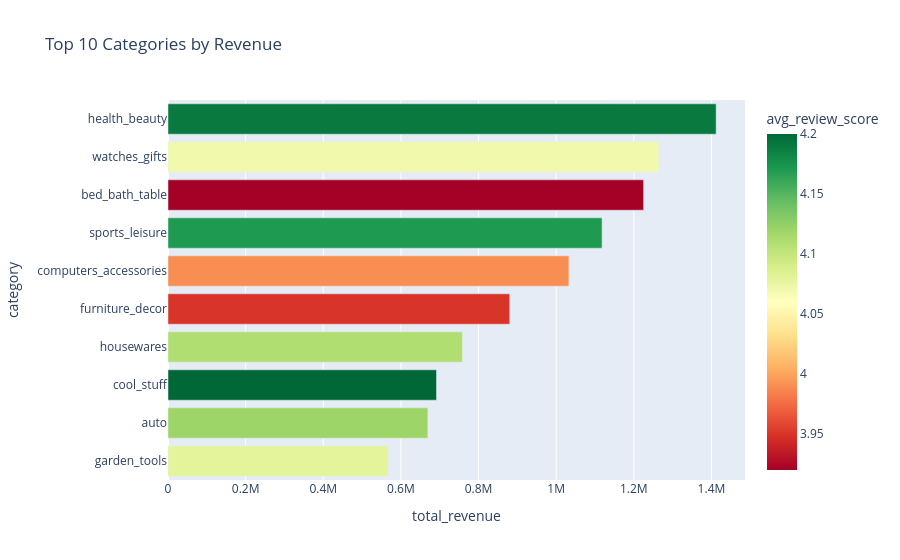

Here is the notebook cell this chart was saved with:
### Code cell
top10 = df.head(10).sort_values("total_revenue")
fig = px.bar(top10, x="total_revenue", y="category", orientation="h",
    title="Top 10 Categories by Revenue",
    color="avg_review_score", color_continuous_scale="RdYlGn")
fig.show()
fig.write_image("../docs/chart_02_top_categories.png", width=1200, height=600)
print("Saved chart_02_top_categories.png")

### Figure 1 — Plotly figure (JSON) as saved in the notebook; plotly's stock layout.template omitted (floating-point values rounded to 4 significant figures)
{"data": [{"hovertemplate": "total_revenue=%{x}<br>category=%{y}<br>avg_review_score=%{marker.color}<extra></extra>", "legendgroup": "", "marker": {"color": [4.08, 4.12, 4.2, 4.11, 3.95, 3.99, 4.17, 3.92, 4.07, 4.19], "coloraxis": "coloraxis", "pattern": {"shape": ""}}, "name": "", "orientation": "h", "showlegend": false, "textposition": "auto", "type": "bar", "x": [567100.0, 669500.0, 691700.0, 758400.0, 880300.0, 1033000.0, 1118000.0, 1225000.0, 1264000.0, 1412000.0], "xaxis": "x", "y": ["garden_tools", "auto", "cool_stuff", "housewares", "furniture_decor", "computers_accessories", "sports_leisure", "bed_bath_table", "watches_gifts", "health_beauty"], "yaxis": "y"}], "layout": {"barmode": "relative", "coloraxis": {"colorbar": {"title": {"text": "avg_review_score"}}, "colorscale": [[0, "rgb(165,0,38)"], [0.1, "rgb(215,48,39)"], [0.2, "rgb(244,109,67)"], [0.3, "rgb(253,174,97)"], [0.4, "rgb(254,224,139)"], [0.5, "rgb(255,255,191)"], [0.6, "rgb(217,239,139)"], [0.7, "rgb(166,217,106)"], [0.8, "rgb(102,189,99)"], [0.9, "rgb(26,152,80)"], [1, "rgb(0,104,55)"]]}, "legend": {"tracegroupgap": 0}, "title": {"text": "Top 10 Categories by Revenue"}, "xaxis": {"anchor": "y", "domain": [0, 1], "title": {"text": "total_revenue"}}, "yaxis": {"anchor": "x", "domain": [0, 1], "title": {"text": "category"}}}}
